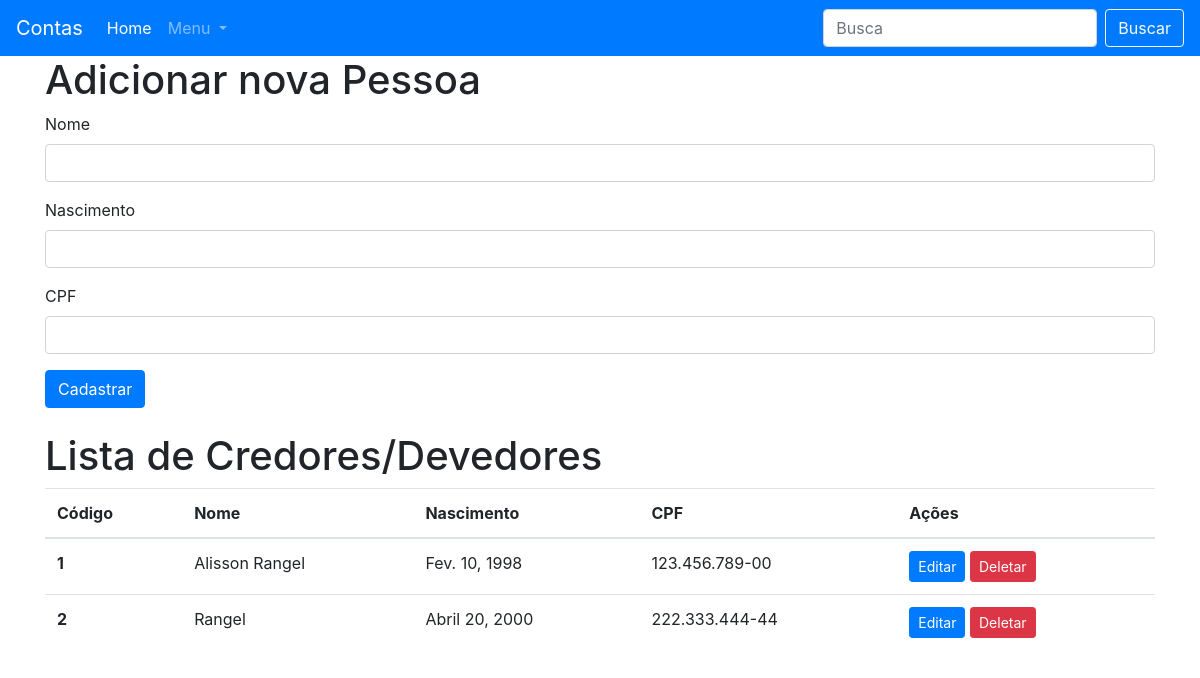
The page /pessoas/ (signed in) on the database as committed earlier.
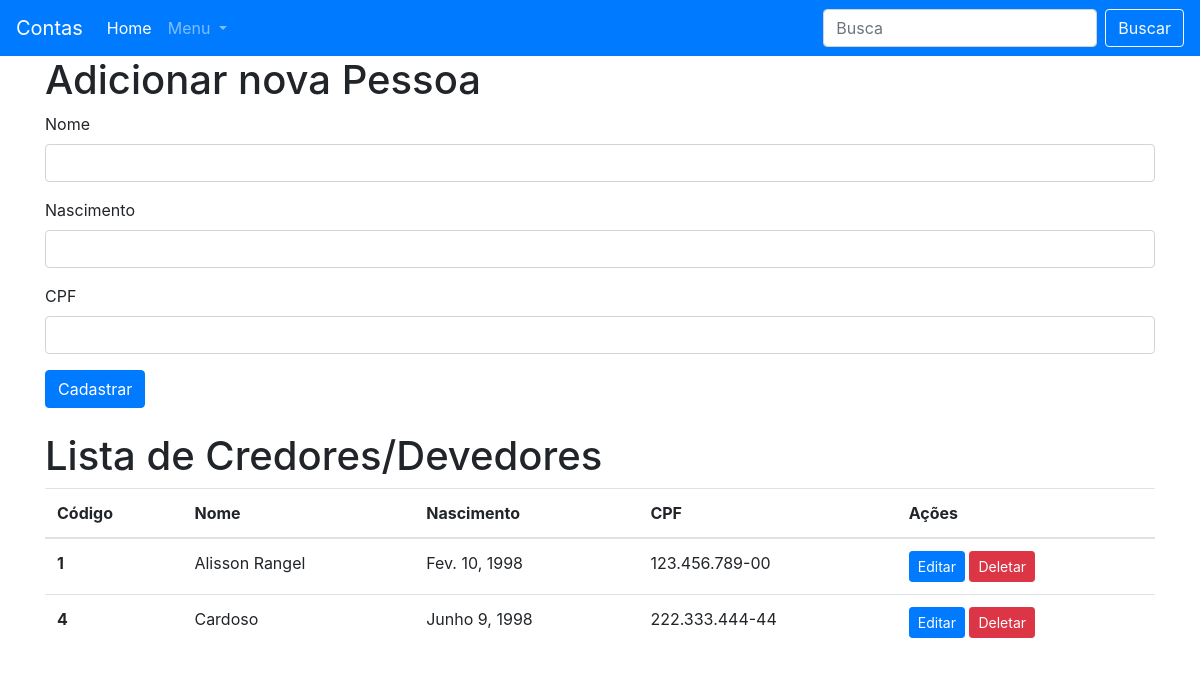
The same page on the database as committed later.
### apps/gestor/models.py (models this page shows, shortened)
class Pessoa(models.Model):
    nome = models.CharField(verbose_name='Nome', max_length=200)
    nascimento = models.DateField(verbose_name='Nascimento')
    cpf = models.CharField(verbose_name='CPF', max_length=14)

### apps/gestor/views.py (the view)
# urls.py: path('pessoas/', views.lista_adicionar_pessoa, name='lista_adicionar_pessoa'),
@login_required(login_url='/login/')
def lista_adicionar_pessoa(request):
    pessoas = Pessoa.objects.all()
    if request.method == 'POST':
        form = PessoaForm(request.POST)
        if form.is_valid():
            form.save()
            return redirect('gestor:lista_adicionar_pessoa')
    form = PessoaForm()
    return render(request, 'lista_adicionar_pessoa.html', {'form': form, 'pessoas': pessoas})

### apps/gestor/forms.py
class PessoaForm(forms.ModelForm):
    class Meta:
        model = Pessoa
        fields = '__all__' # ['nome','nascimento','cpf']

### templates/lista_adicionar_pessoa.html (shortened to what this page needs)
{% extends 'base.html' %} {% load widget_tweaks %}
{% block corpo %}
<h1>Adicionar nova Pessoa</h1>
<form action="" method="post">
    <div class="form-group">
        <label for="{{ form.nome.id_for_label }}">{{ form.nome.label }}</label> {% render_field form.nome class="form-control" %}
    </div>
    <div class="form-group">
        <label for="{{ form.nascimento.id_for_label }}">{{ form.nascimento.label }}</label> {% render_field form.nascimento class="form-control" %}
    </div>
    <div class="form-group">
        <label for="{{ form.cpf.id_for_label }}">{{ form.cpf.label }}</label> {% render_field form.cpf class="form-control" %}
    </div>
    <button type="submit" class="btn btn-primary">Cadastrar</button>
</form>
<br>
<h1>Lista de Credores/Devedores</h1>
<table class="table table-hover">
    <thead>
        <tr>
            <th scope="col">Código</th>
            <th scope="col">Nome</th>
            <th scope="col">Nascimento</th>
            <th scope="col">CPF</th>
            <th scope="col">Ações</th>
        </tr>
    </thead>
    <tbody>
        {% for pessoa in pessoas %}
        <tr>
            <th scope="row">{{ pessoa.id }}</th>
            <td>{{ pessoa.nome }}</td>
            <td>{{ pessoa.nascimento }}</td>
            <td>{{ pessoa.cpf }}</td>
            <td colspan="2">
                <a href="{% url 'gestor:editar_pessoa' pessoa.id %}" class="btn btn-primary btn-sm">Editar</a>
                <a href="{% url 'gestor:deletar_pessoa' pessoa.id %}" class="btn btn-danger btn-sm">Deletar</a>
            </td>
        </tr>
        {% endfor %}
    </tbody>
</table>
{% endblock corpo %}

Rows that differ between the two databases and show on the page:
removed Pessoa: id "2", nome "Rangel", nascimento "Abril 20, 2000", cpf "222.333.444-44"
added Pessoa: id "4", nome "Cardoso", nascimento "Junho 9, 1998", cpf "222.333.444-44"
